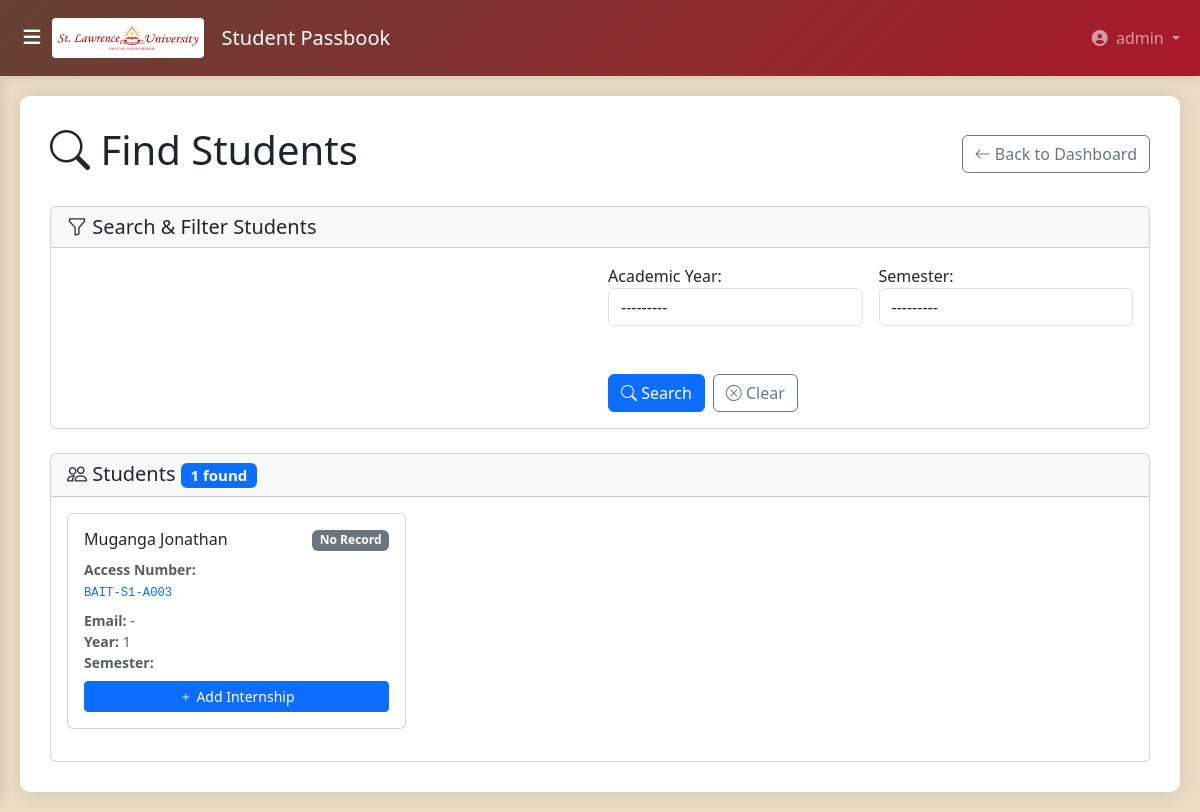
Screenshot of /passbook/students/internship/ (signed in) with the database file from the repository.
### accounts/models.py (models this page shows, shortened)
class User(AbstractUser):
    USER_TYPE_CHOICES = (
        ('sysadmin', 'System Administrator'),
        ('student', 'Student'),
        ('dean_of_students', 'Dean of Students'),
        ('finance_director', 'Finance Director'),
        ('academic_registrar', 'Academic Registrar'),
        ('head_of_department', 'Head of Department'),
        ('faculty_dean', 'Faculty Dean'),
        ('medical_officer', 'Medical Officer'),
        ('nche_officer', 'NCHE Officer'),
        ('lecturer', 'Lecturer'),  # Keep if needed
    )
    user_type = models.CharField(max_length=20, choices=USER_TYPE_CHOICES)
    phone_number = models.CharField(max_length=15, unique=True, blank=True, null=True)
    @property
    def is_sysadmin(self):
        return self.user_type == 'sysadmin'
    @property
    def is_student(self):
        return self.user_type == 'student'
    @property
    def is_dean_of_students(self):
        return self.user_type == 'dean_of_students'
    @property
    def is_finance_director(self):
        return self.user_type == 'finance_director'
    @property
    def is_academic_registrar(self):
        return self.user_type == 'academic_registrar'
    @property
    def is_head_of_department(self):
        return self.user_type == 'head_of_department'
    @property
    def is_medical_officer(self):
        return self.user_type == 'medical_officer'
    @property
    def is_nche_officer(self):
        return self.user_type == 'nche_officer'
    groups = models.ManyToManyField(
        'auth.Group',
        related_name="accounts_user_groups",
        blank=True,
    )
    user_permissions = models.ManyToManyField(
        'auth.Permission',
        related_name="accounts_user_permissions",
        blank=True,
    )

### pass_book/models.py (models this page shows, shortened)
class AccessNumber(models.Model):
    access_number = models.CharField(max_length=20, unique=True, primary_key=True)
    student = models.ForeignKey(
        Student,
        on_delete=models.CASCADE,
        related_name='access_numbers'
    )
    academic_year = models.ForeignKey('AcademicYear', on_delete=models.CASCADE)
    semester = models.ForeignKey('Semester', on_delete=models.CASCADE)
    year_of_study = models.IntegerField(validators=[MinValueValidator(1), MaxValueValidator(5)])
    generated_date = models.DateTimeField(auto_now_add=True)
    is_active = models.BooleanField(default=True)
    class Meta:
        unique_together = ['student', 'academic_year', 'semester']
        ordering = ['-generated_date']

class Student(models.Model):
    SESSION_CHOICES = [
        ('D', 'Day'),
        ('E', 'Evening'),
        ('W', 'Weekend'),
    ]
    id = models.UUIDField(primary_key=True, default=uuid.uuid4, editable=False)
    student_photo = models.ImageField(
        upload_to='student_photos/',
        blank=True,
        null=True,
        help_text="Upload a clear face photo of the student"
    )
    parent_guardian_photo = models.ImageField(
        upload_to='parent_photos/',
        blank=True,
        null=True,
        help_text="Upload a clear face photo of the parent or guardian"
    )
    name = models.CharField(max_length=200)
    program = models.ForeignKey(
        'Program',
        on_delete=models.PROTECT,
        related_name='students'
    )
    nationality = models.CharField(max_length=100)
    student_contact = models.CharField(max_length=20)
    parent_guardian_name = models.CharField(max_length=200, blank=True, null=True)
    parent_guardian_contact = models.CharField(max_length=20, blank=True, null=True)
    parent_guardian_signature = models.ImageField(upload_to='parent_signatures/', blank=True, null=True)
    signature = models.ImageField(upload_to='signatures/', blank=True, null=True)
    serial_number = models.CharField(max_length=50, blank=True, null=True)
    admission_year = models.PositiveIntegerField(help_text="Year of admission (e.g., 2024)")
    session = models.CharField(max_length=1, choices=SESSION_CHOICES, help_text="Study session")
    expected_graduation_year = models.IntegerField(blank=True, null=True)
    manual_received = models.BooleanField(default=False)
    manual_received_date = models.DateField(blank=True, null=True)
    registration_number = models.CharField(
        max_length=50,
        unique=True,
        help_text="Manual registration number (e.g., 909/24D/U/A001)"
    )
    program_code = models.CharField(max_length=10, blank=True, help_text="Copied from Program.code")
    student_number = models.CharField(max_length=10, blank=True, help_text="Sequential code like AA01")
    static_access_number = models.CharField(
        max_length=15,
        unique=True,
        blank=True,
        help_text="Format: COURSE-XXXX (e.g., BAGC-AA01)"
    )
    created_at = models.DateTimeField(auto_now_add=True)
    updated_at = models.DateTimeField(auto_now=True)
    user = models.OneToOneField(
        settings.AUTH_USER_MODEL,
        on_delete=models.CASCADE,
        related_name='student_profile',
        null=True,
        blank=True,
        help_text="Linked user account for this student"
    )
    class Meta:
        ordering = ['student_number']

### pass_book/views.py (the view, shortened to what this page needs)
# urls.py: path('students/internship/', views.student_search, name='student_search'),
@login_required
def student_search(request):
    form = StudentSearchForm(request.GET or None)
    students = AccessNumber.objects.select_related('student').filter(is_active=True)
    students = students.order_by('-generated_date')
    paginator = Paginator(students, 20)
    page_number = request.GET.get('page')
    page_obj = paginator.get_page(page_number)
    context = {
        'form': form,
        'page_obj': page_obj,
        'students': page_obj,
    }
    return render(request, 'student_registration/internship_search.html', context)

### pass_book/models.py (called while the page is built)
    def __str__(self):
        return self.year_label

    def __str__(self):
        return f"Semester {self.number} ({self.academic_year.year_label})"

### templates/student_registration/internship_search.html (shortened to what this page needs)
{% extends 'student_registration/base.html' %}
{% block content %}
<div class="col-12">
    <div class="d-flex justify-content-between align-items-center mb-4">
        <h1><i class="bi bi-search"></i> Find Students</h1>
        <a href="{% url 'pass_book:dashboard' %}" class="btn btn-outline-secondary">
            <i class="bi bi-arrow-left"></i> Back to Dashboard
        </a>
    </div>
    <div class="card mb-4">
        <div class="card-header">
            <h5 class="mb-0"><i class="bi bi-funnel"></i> Search & Filter Students</h5>
        </div>
        <div class="card-body">
            <form method="get" class="row g-3">
                <div class="col-md-6">
                </div>
                <div class="col-md-3">
                    {{ form.academic_year.label_tag }}
                    {{ form.academic_year }}
                </div>
                <div class="col-md-3">
                    {{ form.semester.label_tag }}
                    {{ form.semester }}
                </div>
                <div class="col-md-3">
                </div>
                <div class="col-md-3">
                </div>
                <div class="col-md-6">
                    <label class="form-label">&nbsp;</label>
                    <div class="d-grid gap-2 d-md-flex">
                        <button type="submit" class="btn btn-primary">
                            <i class="bi bi-search"></i> Search
                        </button>
                        <a href="{% url 'pass_book:student_search' %}" class="btn btn-outline-secondary">
                            <i class="bi bi-x-circle"></i> Clear
                        </a>
                    </div>
                </div>
            </form>
        </div>
    </div>
    <div class="card">
        <div class="card-header d-flex justify-content-between align-items-center">
            <h5 class="mb-0">
                <i class="bi bi-people"></i> Students
                {% if page_obj.paginator.count %}
                    <span class="badge bg-primary">{{ page_obj.paginator.count }} found</span>
                {% endif %}
            </h5>
        </div>
        <div class="card-body">
            {% if students %}
                <div class="row">
                    {% for student in students %}
                    <div class="col-md-6 col-lg-4 mb-3">
                        <div class="card student-card h-100">
                            <div class="card-body">
                                <div class="d-flex justify-content-between align-items-start mb-2">
                                    <h6 class="card-title mb-0">
                                        {{ student.student.name }}
                                    </h6>
                                    {% if student.internship %}
                                        {% if student.internship.status == 'DONE' %}
                                            <span class="badge bg-success">Done</span>
                                        {% else %}
                                            <span class="badge bg-danger">Not Done</span>
                                        {% endif %}
                                    {% else %}
                                        <span class="badge bg-secondary">No Record</span>
                                    {% endif %}
                                </div>
                                <p class="card-text small text-muted mb-2">
                                    <strong>Access Number:</strong><br>
                                    <code class="text-primary">{{ student.access_number }}</code>
                                </p>
                                <p class="card-text small text-muted mb-2">
                                    <strong>Email:</strong> {{ student.student.email|default:"-" }}<br>
                                    <strong>Year:</strong> {{ student.year_of_study }}<br>
                                    <strong>Semester:</strong> {{ student.semester.name }}
                                </p>
                                <div class="btn-group w-100" role="group">
                                    {% if student.internship %}
                                        <a href="{% url 'pass_book:internship_detail' student.access_number %}"
                                           class="btn btn-outline-info btn-sm" title="View Details">
                                            <i class="bi bi-eye"></i> View
                                        </a>
                                        <a href="{% url 'pass_book:internship_edit' student.access_number %}"
                                           class="btn btn-outline-primary btn-sm" title="Edit">
                                            <i class="bi bi-pencil"></i> Edit
                                        </a>
                                    {% else %}
                                        <a href="{% url 'pass_book:internship_edit' student.access_number %}"
                                           class="btn btn-primary btn-sm">
                                            <i class="bi bi-plus"></i> Add Internship
                                        </a>
                                    {% endif %}
                                </div>
                            </div>
                        </div>
                    </div>
                    {% endfor %}
                </div>
            {% else %}
                <div class="text-center py-5">
                    <i class="bi bi-person-x fs-1 text-muted"></i>
                    <h4 class="text-muted mt-3">No students found</h4>
                    <p class="text-muted">Try adjusting your search criteria or filters.</p>
                </div>
            {% endif %}
        </div>
    </div>
</div>
{% endblock %}

### templates/student_registration/base.html (shortened to what this page needs)
<!DOCTYPE html>
<html lang="en">
<head>
    <link href="https://cdnjs.cloudflare.com/ajax/libs/bootstrap/5.3.0/css/bootstrap.min.css" rel="stylesheet">
    <link href="https://cdnjs.cloudflare.com/ajax/libs/font-awesome/6.5.0/css/all.min.css" rel="stylesheet">
    <link href="https://cdn.jsdelivr.net/npm/bootstrap-icons@1.11.1/font/bootstrap-icons.css" rel="stylesheet">
</head>
<body>
    <nav class="navbar navbar-expand-lg navbar-dark navbar-custom">
        <div class="container-fluid">
            <button id="sidebarToggle" class="d-flex align-items-center justify-content-center">
                <i class="fas fa-bars"></i>
            </button>
           <a class="navbar-brand mx-auto mx-lg-0" href="{% url 'pass_book:dashboard' %}">
                <div class="logo-container">
                    <img alt="SLAU Logo" class="logo">
                    <span class="ms-2">Student Passbook</span>
                </div>
            </a>
            <div class="collapse navbar-collapse" id="navbarNav">
                <ul class="navbar-nav ms-auto">
                    <li class="nav-item dropdown">
                        <a class="nav-link dropdown-toggle" href="#" id="navbarDropdown" role="button" data-bs-toggle="dropdown">
                            <i class="fas fa-user-circle me-1"></i>
                            {{ user.username|default:"User" }}
                        </a>
                    </li>
                </ul>
            </div>
        </div>
    </nav>
    <div class="container-fluid" id="main-content">
        <div class="content-wrapper">
            {% block content %}{% endblock %}
        </div>
    </div>
</body>
</html>

### templates/student_registration/base.html (style rules this page uses)
:root { --primary-color: #654134; --secondary-color: #aa182c; --success-color: #27ae60; --warning-color: #d5ba8c; --danger-color: #be2032; --light-bg: #eadcc5; --white: #ffffff; --sidebar-width: 250px; --navbar-height: 76px; }
body { background-color: var(--light-bg); font-family: 'Segoe UI', Tahoma, Geneva, Verdana, sans-serif; padding-top: var(--navbar-height); overflow-x: hidden; }
.navbar-custom { background: linear-gradient(135deg, var(--primary-color), var(--secondary-color)); box-shadow: 0 2px 10px rgba(0,0,0,0.1); position: fixed; top: 0; left: 0; right: 0; width: 100%; z-index: 1030; height: var(--navbar-height); }
.navbar-brand { display: flex; align-items: center; }
.logo-container { display: flex; align-items: center; }
.logo { height: 40px; width: auto; margin-right: 10px; border-radius: 4px; }
#main-content { margin-left: 0; transition: margin-left 0.3s ease; width: 100%; min-height: calc(100vh - var(--navbar-height)); padding: 0; overflow-x: hidden; }
.content-wrapper { background-color: var(--white); border-radius: 10px; box-shadow: 0 0 20px rgba(0,0,0,0.1); padding: 30px; margin: 20px; max-width: 100%; box-sizing: border-box; }
#sidebarToggle { color: var(--white); border: none; font-size: 1.2rem; background: transparent; cursor: pointer; transition: all 0.3s ease; width: 40px; height: 40px; border-radius: 50%; display: flex; align-items: center; justify-content: center; }
@media (min-width: 1200px) { .content-wrapper { max-width: calc(100vw - 40px); } }
* { box-sizing: border-box; }
html, body { max-width: 100%; overflow-x: hidden; }

### rows the page displays
User: username "admin"
AccessNumber: student.name "Muganga Jonathan", shows "No Record", access_number "BAIT-S1-A003", student.email "-", year_of_study "1"

### other values shown
{{ page_obj.paginator.count }} "1"
